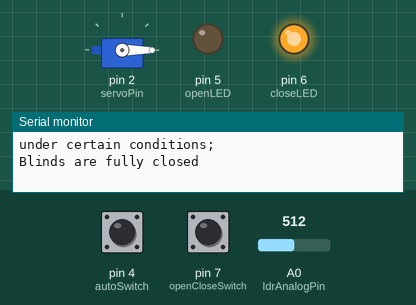
Recording of a sketch running on a simulated Arduino Uno, built with avr-gcc and run on an emulated ATmega328P. Parts: servo, output pins drawn as LEDs (lit = HIGH), the last lines printed to the serial monitor. Inputs (shaded band) come from the test bench; at power-on: pin 4 (autoSwitch) HIGH, pin 7 (openCloseSwitch) HIGH, A0 (ldrAnalogPin) = 512.

Above: at 1.3 s.
1.4 s: pin 4 (autoSwitch) pulled LOW for 1 s
At 1.83 s:
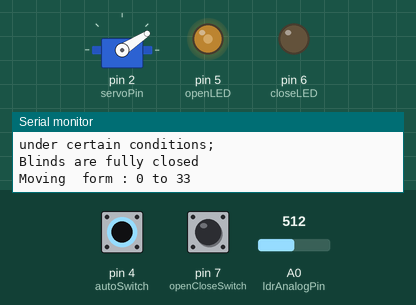
4.4 s: pin 7 (openCloseSwitch) pulled LOW for 1 s
At 4.89 s:
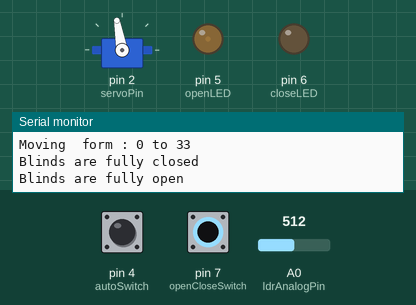
7.4 s: pin 4 (autoSwitch) pulled LOW for 3.2 s
At 10.37 s:
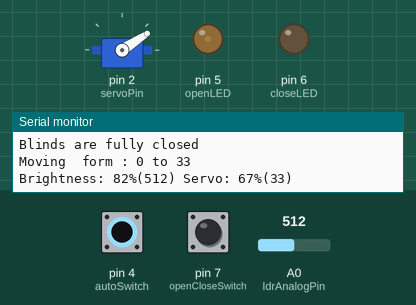
12.1 s: pin 4 (autoSwitch) pulled LOW for 3.2 s
At 12.82 s:
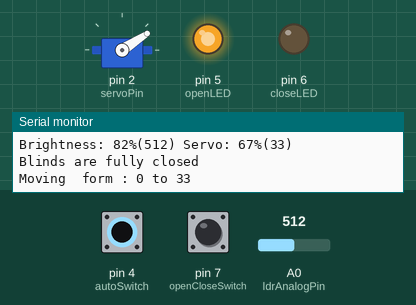
18.3 s: pin 7 (openCloseSwitch) pulled LOW for 3.2 s
At 19.23 s:
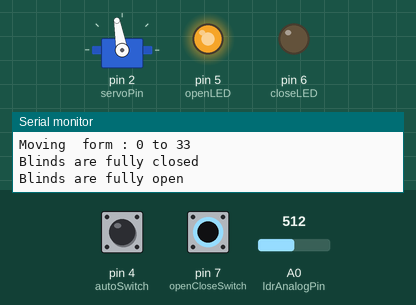
23.0 s: pin 7 (openCloseSwitch) pulled LOW for 0.15 s
At 23.92 s:
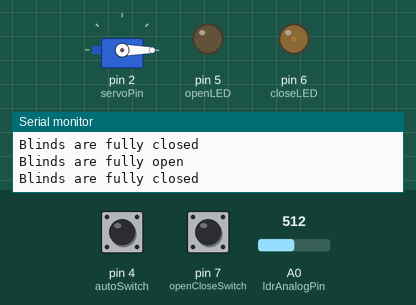
Timing chart, 0 to 27.0 s (numbered marks = the images above; inputs shaded):
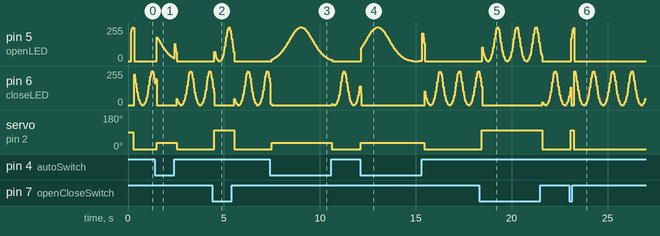

Measured:
- after the input at 1.4 s, servo on pin 2 (servoPin): 0° → 33° after 0.10 s, → 0° 1.0 s later
- after the input at 4.4 s, servo on pin 2 (servoPin): 0° → 100° after 0.10 s, → 0° 1.0 s later
- after the input at 7.4 s, pin 5 (openLED): rises from 0/255 to 253/255 in 1.5 s, then falls to 0/255 in 1.7 s; servo on pin 2 (servoPin): 0° → 33° after 0.08 s, → 0° 3.2 s later
- after the input at 12.1 s, servo on pin 2 (servoPin): 0° → 33° at once, → 0° 3.3 s later
- after the input at 23.0 s, servo on pin 2 (servoPin): 0° → 100° after 0.09 s, → 0° 0.15 s later

The sketch:

blinds.ino
```cpp
// (licence header left out)
#include <Servo.h>
#include <Timer.h>

// create servo object to control a servo
Servo myservo;

// create a timer to use
Timer timer;

//arduino pins in use

const byte ldrAnalogPin = 0;    // LDR connected to A0
const byte servoPin = 2;        // Servo connected to D2
const byte autoSwitch = 4;      // Auto Switch connected to D4
const byte openCloseSwitch = 7; // Manual open/close switch connected to D7
const byte closeLED = 6;        // Closed LED connected to D6.  PWM Function used for pusling LED
const byte openLED  = 5;        // Open LED connected to D5. PWM Function used for pusling LED


// other constants
const  byte  servoClosed = 0;       // fully closed blinds
const  byte  servoOpen = 100;        // fully open blinds
const  byte  deadBand = 2;         // dead band, if the change to servos is less than this dont move the blinds, prevents fluttering back and forth when light is fluctutating (partly cloudy day)
const  byte  deadBandLimit = 75;   // if LDR value is less than deadBand for more than this many loops, move the blinds anyway, means its stabilized

const unsigned int brightnessStartThresh = 300;   //start closing blinds when LDR value reaches brightness
const unsigned int brightnessEndThresh = 620;     //close blinds fully at when LDR value reaches brightness
const unsigned int darknessThreshold = 15;        //close blinds fully at when LDR value reaches darkness
const unsigned int loopInterval = 150;               // interval between loop reads can increase for faster response
const unsigned long flutterCooldown = 120000UL;  //stop blinds from flutter at edge points.
const unsigned long printInterval = 10000UL;         // interval  to print status every 10 seconds.


// global variables
bool manualMode = false;         // bool to store auto/manual mode switch's state
bool openClose = false;          // bool to store open/close mode switch's state
bool antiFlutter = false;
bool isClosed = false ;          // bool to store state of blinds
unsigned int ldrValue = 0;          // current LDR value
byte oldServPos  = servoOpen;        // previous servo position
byte servoPos = servoOpen;           // current servo position
byte deadBandCounter = 0;           // counter to count deadband hits

// global variables for input smoothing
const byte alpha = 8;                 // alpha value to smooth readings over
unsigned int smoothed = 0;            // weighted expoenential smoothing

// globals for avg smoothings
const byte numReadings = 30;     // number of readings to average over
unsigned int readings[numReadings];      // the readings from the analog input
unsigned int index = 0;                  // the index of the current reading
unsigned long total = 0L;       // the running total using long incase of larger number of readings
unsigned int average = 0;                // smoothing moving average


// Timers and events
int antiFlutterEvent;
int checkInputEvent;
int moveBlindsEvent;
int printStatusEvent;
int pulseLEDevent;

//#define TESTING_MODE            // Enable Testing mode
//#define DEBUG                   // Enable Debugging


void setup()
{

  Serial.begin(9600);
  Serial.println("Yet Another Blind Minder Copyright (C) vajonam");
  Serial.println("");
  Serial.println("This program comes with ABSOLUTELY NO WARRANTY;.");
  Serial.println("This is free software, and you are welcome to redistribute it");
  Serial.println("under certain conditions;");

  pinMode(openLED, OUTPUT);
  pinMode(closeLED, OUTPUT);
  pinMode(autoSwitch, INPUT_PULLUP);
  pinMode(openCloseSwitch, INPUT_PULLUP);

  checkInputEvent = timer.every(loopInterval / 6, checkInput, (void*)0);
  moveBlindsEvent = timer.every(loopInterval, moveBlinds, (void*)0);
  printStatusEvent = timer.every(printInterval, printStatus, (void*)0);
  pulseLEDevent = timer.every(loopInterval / 4, updateLED, (void*)0);

  // seed exponential smoothing
  smoothed = analogRead(ldrAnalogPin);
  delay(1);

  for (int thisReading = 0; thisReading < numReadings; thisReading++)
    readings[thisReading] = 0;

  myservo.attach(servoPin);

}

void loop()
{
  timer.update();
}

void checkInput(void *context) {

  manualMode = (bool) digitalRead(autoSwitch);
  openClose = (bool) !digitalRead(openCloseSwitch);
  ldrValue = analogRead(ldrAnalogPin);
  delay(1);

#ifdef DEBUG
  Serial.print("Manual-" + (String) manualMode);
  Serial.print(" Open-" + (String) openClose);
  Serial.print(" Anti Flutter " + (String) antiFlutter);
  Serial.println(" isClosed-" + (String) isClosed);
#endif


#ifdef TESTING_MODE
  ldrValue = testGenerator();
#endif

  ldrValue = expSmoothing(ldrValue);    // weighted smoothing to get rid of noise
  ldrValue = avgSmoothing(ldrValue);    // avg smoothing to get rid of fluctiations


}

void moveBlinds (void *context) {


  if (manualMode) {
    // if the auto mode switch is manual and the open/close switch is closed
    if (!openClose && !isClosed  )   {
      openCloseBlinds(false);
    }
    // if the auto mode switch is manual and the open/close switch is open
    if (openClose && isClosed) {
      openCloseBlinds(true);
    }
  } else {
    //if outside is brightness is greater than start thresh but still not bright enough to close
    //eg: mid morning to evening
    if (ldrValue >= brightnessStartThresh && ldrValue <= brightnessEndThresh && !antiFlutter )  {
      adjustBlinds();
    }
    //if outside is very dark or very bright, close the blinds fully
    //eg: late at night till the next morning
    if ( (ldrValue < darknessThreshold || ldrValue > brightnessEndThresh ) && !isClosed && !antiFlutter)  {
      openCloseBlinds(false);
    }

    //if outside is resonably bright open the blinds.
    //eg: early morning to about mid morning in the summer
    if ((ldrValue >= darknessThreshold && ldrValue < brightnessStartThresh) && isClosed && !antiFlutter) {
      openCloseBlinds(true);
    }
  }
}


void adjustBlinds() {

  servoPos = map(ldrValue, brightnessEndThresh, brightnessStartThresh,servoClosed, servoOpen);
  servoPos = constrain(servoPos, servoClosed, servoOpen);


  int difference = oldServPos - servoPos;
  difference = abs(difference); // doesn't matter if less or more by 10000the deadband

  if (difference > deadBand) {  // opening blinds because the increment is > deadBand
    Serial.print ((String) "Moving  form : " + (String) oldServPos );
    moveServo(servoPos);
    Serial.println ((String) " to " + (String)   servoPos );

  } else {
    if (difference > 0) {
      if (deadBandCounter >= deadBandLimit) {
        Serial.print ((String) "Dead Band Limit Reached moving " + (String) oldServPos);
        moveServo(servoPos);
        Serial.println((String) " to " + (String)   servoPos );
        deadBandCounter = 0;
      }
      deadBandCounter++; // increment the deadband counter because we have been through one cycle
    }
  }

  // if we have reached our max
  if (servoPos == servoClosed) {
    // Serial.println("Blinds are closed");
    isClosed = true;
  }
  else
    isClosed = false;

}


void moveServo(int position) {

  myservo.write(position);
  oldServPos  =  position;
  servoPos = position;

}

void openCloseBlinds(bool open) {
  if (open) {
    moveServo(servoOpen);
    isClosed = false;
    Serial.println((String) "Blinds are fully open");
  }
  else  {
    moveServo(servoClosed);
    isClosed = true;
    Serial.println ((String) "Blinds are fully closed");
  }
  if (!manualMode) {
    antiFlutter = true;
    antiFlutterEvent = timer.after(flutterCooldown, clearFlutterFlag, (void*)0);
    Serial.println("Enabling Anti Flutter");
  }
}


void clearFlutterFlag(void *context) {
  antiFlutter = false;
  Serial.println("Clearing Flutter flag to " + (String) antiFlutter);
}


// taken from credit goes to http://www.tigoe.com/pcomp/code/arduinowiring/41/
int expSmoothing (int ldrValue) {

  if (ldrValue > smoothed)
    smoothed = smoothed + (ldrValue - smoothed) / alpha ;
  else
    smoothed = smoothed - (smoothed - ldrValue) / alpha ;

  return smoothed;
}

// taken from http://arduino.cc/en/Tutorial/Smoothing

int avgSmoothing(int ldrValue) {
  // subtract the last reading:
  total = total - readings[index];
  // read from the sensor:
  //ldrValue = analogRead(inputPin);

  readings[index] = ldrValue;
  // add the reading to the total:
  total = total + readings[index];
  // advance to the next position in the array:
  index = index + 1;

  // if we're at the end of the array...
  if (index >= numReadings)
    // ...wrap around to the beginning:
    index = 0;

  // calculate the average:
  average = total / numReadings;
  // send it to the computer as ASCII digits


  return average;
}


void printStatus (void *context) {

#ifdef TESTING_MODE
  Serial.print(" Free Ram: " + freeRam());
#endif
  Serial.print(  "Brightness: " +  (String)  map(smoothed,darknessThreshold,brightnessEndThresh,0,100 ) + "%" + "(" + (String) smoothed +  ")" );
  Serial.println ((String) " Servo: " + (String)   map(servoPos,servoOpen,servoClosed,0,100) +"%" + "(" + (String) servoPos +  ")");

}


void updateLED (void *context) {

  if (manualMode) {
    float ledVal = (exp(sin(millis() / 500.0 * PI)) - 0.36787944) * 108.0;
    if (isClosed) {
      digitalWrite(openLED, LOW);
      analogWrite(closeLED, ledVal);
    } else {
      digitalWrite(closeLED, LOW);
      analogWrite(openLED, ledVal);
    }
  } else {
    if (antiFlutter) {
      if (isClosed) {
        digitalWrite(openLED, LOW);
        digitalWrite(closeLED, HIGH);
      } else {
        digitalWrite(openLED, HIGH);
        digitalWrite(closeLED, LOW);
      }
    } else {
      float ledVal = (exp(sin(millis() / 2000.0 * PI)) - 0.36787944) * 108.0;
      if (isClosed) {
        digitalWrite(openLED, LOW);
        analogWrite(closeLED, ledVal);
      } else {
        digitalWrite(closeLED, LOW);
        analogWrite(openLED, ledVal);
      }
    }
  }
}


#ifdef TESTING_MODE
// Testing Framework

int t_run_number = 0;
int t_myldrValue = 0;

// test LDR value generator, starts faverom 0 to brightnessEndThresh+100, so it will create a set of pseudo-randmon values in clusters of
// t_cluster, and then move the window for the randmon numbers. This simulators the LDR reistor jumping around a bit and also sunrise to sunset.
// can be improved on.

int freeRam () {
  extern int __heap_start, *__brkval;
  int v;
  return (int) &v - (__brkval == 0 ? (int) &__heap_start : (int) __brkval);
}

int testGenerator() {

  if ( (t_run_number % 2) == 0 ) {

    t_myldrValue++;
    if (t_myldrValue > brightnessEndThresh + 100) {
      t_run_number++;
      delay(1000);
    }

  } else {
    t_myldrValue--;
    if (t_myldrValue < 0) {
      delay(1000);
      t_run_number++;
    }

  }

  Serial.println((String)" Test ldrValue : " +  (String)  t_myldrValue );

  return t_myldrValue;

}
#endif
```
